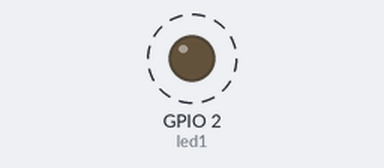
Recording of a sketch running on a simulated ESP32. On the bench: output pins drawn as LEDs (lit = HIGH). Dashed ring = blinking.

Above: at 0.5 s.
Timing chart, 0 to 4.6 s (numbered marks = the images above):
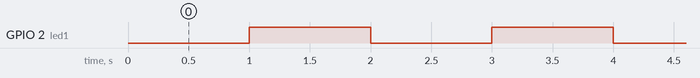

Measured:
- by itself, GPIO 2 (led1): alternates HIGH for 1.0 s and LOW for 1.0 s

The sketch:

tester_pins.ino
```cpp
const int led1 = 2;
/*
const int led2 = 16; // D2
const int led3 = 2; // D1
const int led4 = 15; // D1
const int led5 = 4; // D1
const int led6 = 5; // D1
const int led7 = 12; // D1
const int led8 = 13; // D1
const int led9 = 14; // D1
*/


// Прерывание
#include <Ticker.h>
Ticker blinker1;
//Ticker blinker2;
//Ticker blinker3;


void setup() {
  pinMode(led1, OUTPUT);
/*
  pinMode(led2, OUTPUT);
  pinMode(led3, OUTPUT);
  pinMode(led4, OUTPUT);
  pinMode(led5, OUTPUT);
  pinMode(led6, OUTPUT);
  pinMode(led7, OUTPUT);
  pinMode(led8, OUTPUT);
  pinMode(led9, OUTPUT);
 */
 // pinMode(led10, OUTPUT);
  //pinMode(led11, OUTPUT);
  //pinMode(led12, OUTPUT);
  //pinMode(led13, OUTPUT);

  digitalWrite(led1, 0);
/*
  digitalWrite(led2, 0);
  digitalWrite(led3, 0);
  digitalWrite(led4, 0);
  digitalWrite(led5, 0);
  digitalWrite(led6, 0);
  digitalWrite(led7, 0);
  digitalWrite(led8, 0);
  digitalWrite(led9, 0);
*/
  //digitalWrite(led10, 0);
  //digitalWrite(led11, 0);
  //digitalWrite(led12, 0);
  //digitalWrite(led13, 0);

  Serial.begin(115200);
  Serial.println();
  // Прерывание 1 сек.
  blinker1.attach(1, timerIsr1);

}


void loop() {

}


void timerIsr1()
{
   digitalWrite(led1, !digitalRead(led1));
/*
   digitalWrite(led2, !digitalRead(led2));
   digitalWrite(led3, !digitalRead(led3));
   digitalWrite(led4, !digitalRead(led4));
   digitalWrite(led5, !digitalRead(led5));
   digitalWrite(led6, !digitalRead(led6));
   digitalWrite(led7, !digitalRead(led7));
   digitalWrite(led8, !digitalRead(led8));
   digitalWrite(led9, !digitalRead(led9));
*/
   //digitalWrite(led10, !digitalRead(led10));
   //digitalWrite(led11, !digitalRead(led11));
   //digitalWrite(led12, !digitalRead(led12));
   //digitalWrite(led13, !digitalRead(led13));
}

int i = 0;
int timer = millis()/1000;
void count()
{
   if (timer == millis()/1000)
  {
    i++;
  }
  else
  {
     Serial.print(millis()/1000);
     Serial.print(" i=");
     Serial.println(i);
     timer = millis()/1000;
     i = 0;
  }
}
```
